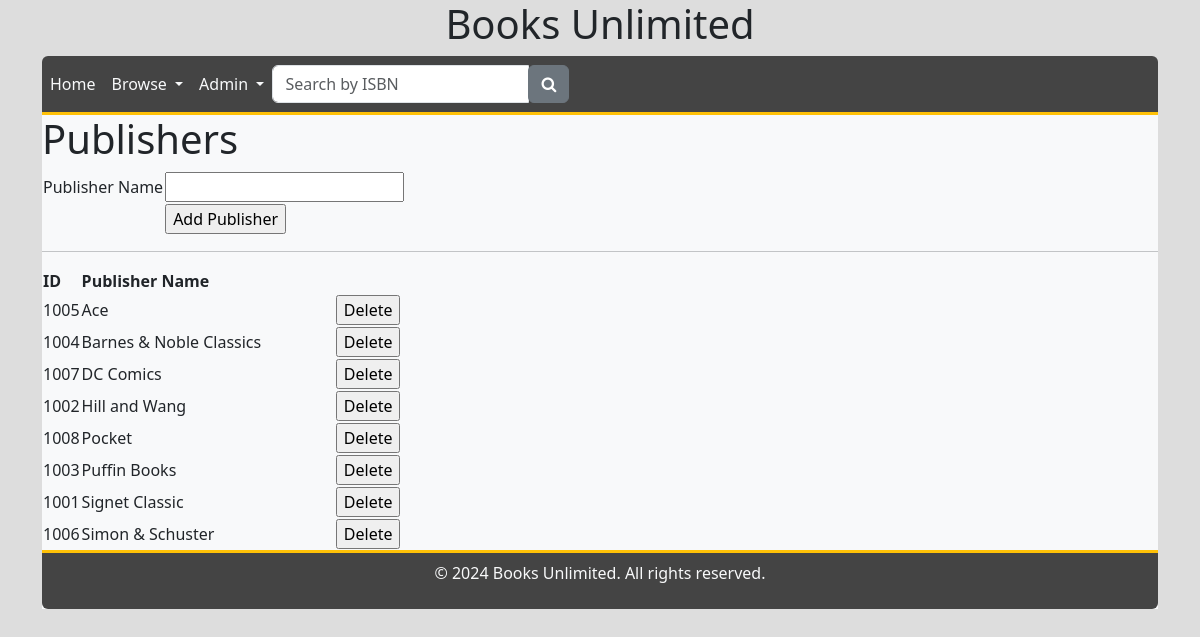
The page /publishers.php on the database its author committed.
### tables this page shows
CREATE TABLE `TBL_PUBLISHERS` (
  `Publisher_ID` int NOT NULL AUTO_INCREMENT,
  `Publisher_Name` varchar(255) DEFAULT NULL,
  PRIMARY KEY (`Publisher_ID`)
);

### publishers.php (the view, shortened to what this page needs)
<?php include('header.php'); ?>
<h1>Publishers</h1>
<?php
require_once('login.php');
$conn = new mysqli($hn, $un, $pw, $db);
?>
<div id="PublisherForm">
    <form method="POST">
        <table>
            <tr>
                <td><label>Publisher Name</label></td>
                <td><input type="text" name="Publisher_Name" maxlength="250" required/></td>
            </tr>
            <tr>
                <td></td>
                <td><input type="submit" value="Add Publisher"/>
            </tr>
        </table>
    </form>
</div>
<hr/>
<div id="PublisherList">
    <table>
        <thead>
            <tr>
                <th width="10%">ID</th>
                <th>Publisher Name</th>
                <th/>
            </tr>
        </thead>
        <tbody>
            <?php
            $query = 'SELECT * FROM TBL_PUBLISHERS ORDER BY Publisher_Name ASC;';
            $result = $conn->query($query);
            $rowcount = $result->num_rows;
            for ($j = 0; $j < $rowcount; ++$j) {
                $result->data_seek($j);
                $row = $result->fetch_assoc();
                echo('<tr>');
                echo('  <td>' . $row['Publisher_ID'] . '</td>');
                echo('  <td>' . $row['Publisher_Name'] . '</td>');
                echo('  <td>');
                echo('      <form method="post">');
                echo('          <input type="submit" value="Delete"/>');
                echo('      </form>');
                echo('  </td>');
                echo('</tr>');
            }
            ?>
        </tbody>
    </table>
</div>
<?php include('footer.php'); ?>

### rows shown on the page
tbl_publishers: Publisher_ID "1005", Publisher_Name "Ace"
tbl_publishers: Publisher_ID "1004", Publisher_Name "Barnes & Noble Classics"
tbl_publishers: Publisher_ID "1007", Publisher_Name "DC Comics"
tbl_publishers: Publisher_ID "1002", Publisher_Name "Hill and Wang"
tbl_publishers: Publisher_ID "1008", Publisher_Name "Pocket"
tbl_publishers: Publisher_ID "1003", Publisher_Name "Puffin Books"
tbl_publishers: Publisher_ID "1001", Publisher_Name "Signet Classic"
tbl_publishers: Publisher_ID "1006", Publisher_Name "Simon & Schuster"
